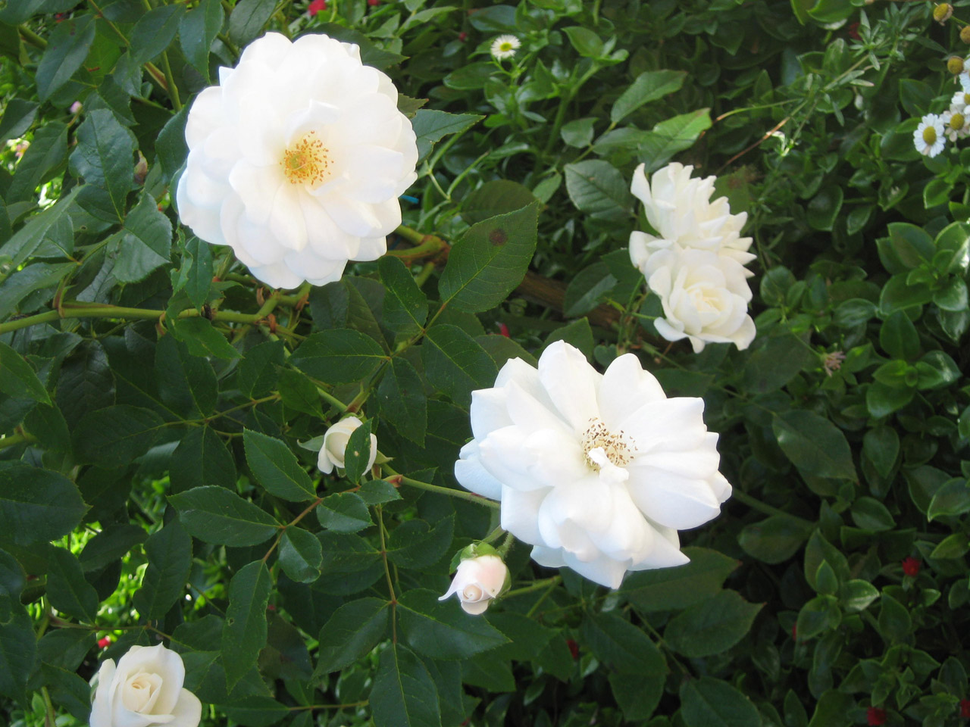
#> input picture week_11_image_processing/point_operators/flower.PNG, 970 x 727 px, shrunk from 1280 x 960 before the run
$ jupyter execute Histogram_Plot_of_Images_and_Equalization.ipynb   (shell and % lines are left out)
#> lines starting #> are read from the running program, lines starting #| are printed output that depends on the picture; after the words box and inside, x2 and y2 are one past the last pixel; in counts of white or black regions, pixels touching at a corner belong together
# __Histograms__

## Learning Outcome

In this section, you'll learn to:

- Plot and analyse Image histogram
- Use Histogram equalization to adjust the brightness and contrast of an image

## __Introduction__

__What is Histogram?__

In general histogram is a frequency distribution.

__So what is Image histogram ?__

* A Image histogram is a graph, that gives you the pixel intensity distribution of an image.
Pixel intensity value of 8-bit image ranges form 0-255.

In this entire tutorial I'll use 8-bit grayscale image.

Looking at the histogram of an image, you get an intuition about:

* contrast,
* brightness,
* intensity distribution, etc.

Therefore It is just another way of understanding the Picture.

## Example

<image>
<center>

<Figcaption>Figure 1: Image and its histogram</Figcaption>
</center>
</image>

In `Figure 1:` you can see Image and its Histogram. It is a 8-bit grayscale Image whose pixel intensity value ranges from $0$ to $2^8 -1 =255 ~~or~~ [0, 255]$.
In the image histogram, you can see:

* Excess dark and light range values along with under-populated mid-tones.
Dark is due to grass and light is due to flower petals.

It means the lighting is low.

Note:

* `0` is `black` color and `255` is `white` color in 8 bit grayscale image.

If we look at the image qualiatively, we can see there are a lot of dark areas. This is due to the leaves and other artifacts. The flower petals on the other hand are bright. This information is presented in the histogram.

_The area where most of the brightness values are present is called the "tonal range." It varies from Image to Image._

## 1. Compute Histogram using OpenCV

From histogram you can find:
* Minimum value of pixel intensity
* Maximum value of pixel intensity
* Average values of pixel intensity

You can use [cv2.calcHist()](https://docs.opencv.org/trunk/d6/dc7/group__imgproc__hist.html#ga4b2b5fd75503ff9e6844cc4dcdaed35d)
function to find the histogram.

     cv2.calcHist(images, channels, mask, histSize, ranges[, hist[, accumulate]])

* images: it is the source image of type uint8 or float32. It should be given in square brackets, i.e., "[img]."

* channels: it is also given in square brackets. It is the index of the channel for which we calculate the histogram. For example, if the input is a grayscale image, its value is [0]. For a color image, you can pass [0], [1], or [2] to calculate a histogram of blue, green, or red channels, respectively.

* mask: mask image. For the histogram of the full image, it is given as "None." But if you want to find a histogram of a particular region of the image, you have to create a mask image and give it as a mask.

* histSize: this represents our BIN count. Need to be given in square brackets. For full scale, we pass [256].

* ranges: this is our RANGE. Normally, it is $\text{[0,256]}$ (for full-grayscale image).

[cell 1]
import cv2
import numpy as np
from matplotlib import pyplot as plt
img = cv2.imread('flower.PNG')
#> img is the input picture: shape (727, 970, 3); mean B, G, R 66.7, 92.9, 76.2

[cell 2]
plt.imshow(img, cmap= 'gray')

[cell 3]
min_val = 0
max_val = 256

[cell 4]
hist = cv2.calcHist([img],[0],None,[256],[min_val,max_val])
#> hist = 256 values, max 20429 at index 26, min 113 at index 142, mean 2754.6

To learn more about these parameter click [Here](https://docs.opencv.org/trunk/d1/db7/tutorial_py_histogram_begins.html)

[cell 5]
hist.shape # 8 bit channel so 2^8
#> Out = (256, 1)

_hist is a 256x1 array._
* bins = 256

## What is bins?

8 bit Image contains pixel intensity in the range $\text{[0−255]}.$  If you count how many pixel values does $\text{[0−15]}$ has then it is called bins.  The above output $\text{bins= 256}$ gives range of information value for full scale image histogram. Because you have passed $\text{256}$ as $\text{histSize}$ argument.

* $\text{histSize}$ : It represents BIN count.You should pass it on square brackets. In our example above, we have used a full-scale histogram. Therefore we passed $\text{[256]}$

You can change the $\text{histSize}$ parameter to get different histogram. I will change $\text{histSize}$ and compare different histogram plots.

## 2. Histogram Calculation in Numpy

Numpy also provides you a function, [np.histogram()](https://numpy.org/doc/stable/reference/generated/numpy.histogram.html).

    hist,bins = np.histogram(img.ravel(),256,[0,256])

[cell 6]
hist,bins = np.histogram(img.ravel(),max_val,[min_val,max_val])
#> hist = 256 values, max 36626 at index 32, min 123 at index 1, mean 8263.9; bins = 257 values from 0 to 256
print(hist.shape)
#| (256,)
print(bins.shape)
#| (257,)

bins is 257 why? [Click](https://docs.opencv.org/master/d1/db7/tutorial_py_histogram_begins.html)

__Note:__

* If you want to plot a histogram OpenCV is faster than numpy.

## __Plotting Histograms__

There are two ways for this,

- Using matplotlib
- Using OpenCV

__Matplotlib__

Matplotlib directly finds the histogram and plot it. you donot need  `calcHist() or np.histogram()` function.

__Example__

[cell 7]
import cv2
import numpy as np
from matplotlib import pyplot as plt
img = cv2.imread('flower.PNG',0)
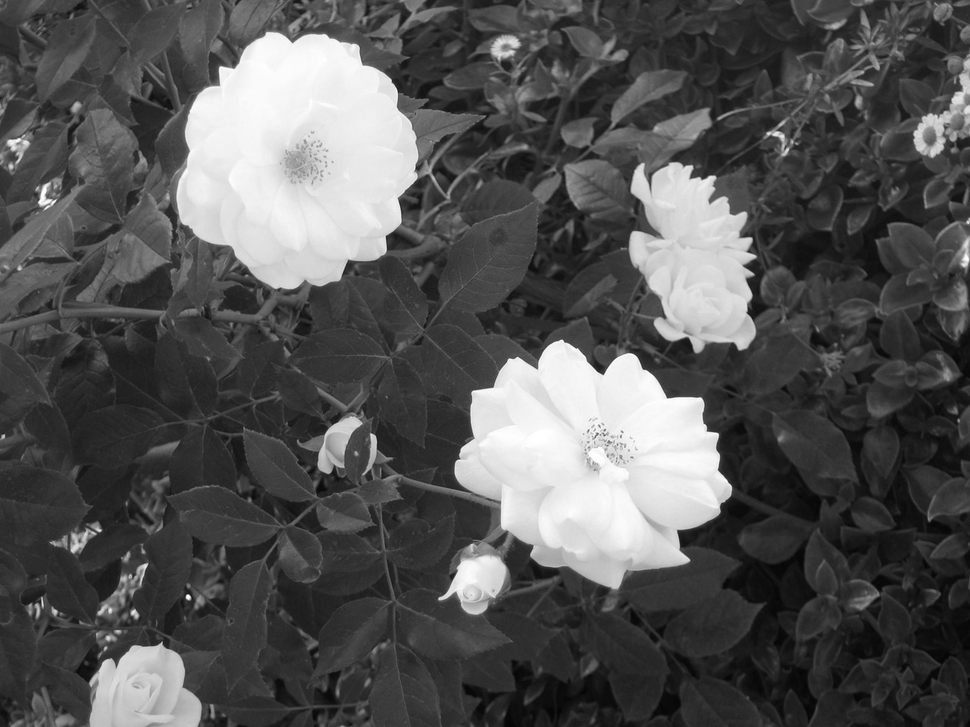
#> img: shape (727, 970); min 4, max 255, mean 84.4
plt.imshow(img,cmap='gray')

[cell 8]
plt.hist(img.ravel(),max_val,[min_val,max_val],color='blue')
plt.xlabel("Histogram")
# plt.savefig('histogram.PNG')
plt.show()
#> figure, not shown here; tallest bar 13611 high, from x = 45 to 46

[cell 9]
new_image = cv2.convertScaleAbs(img, alpha=2.5, beta=5)
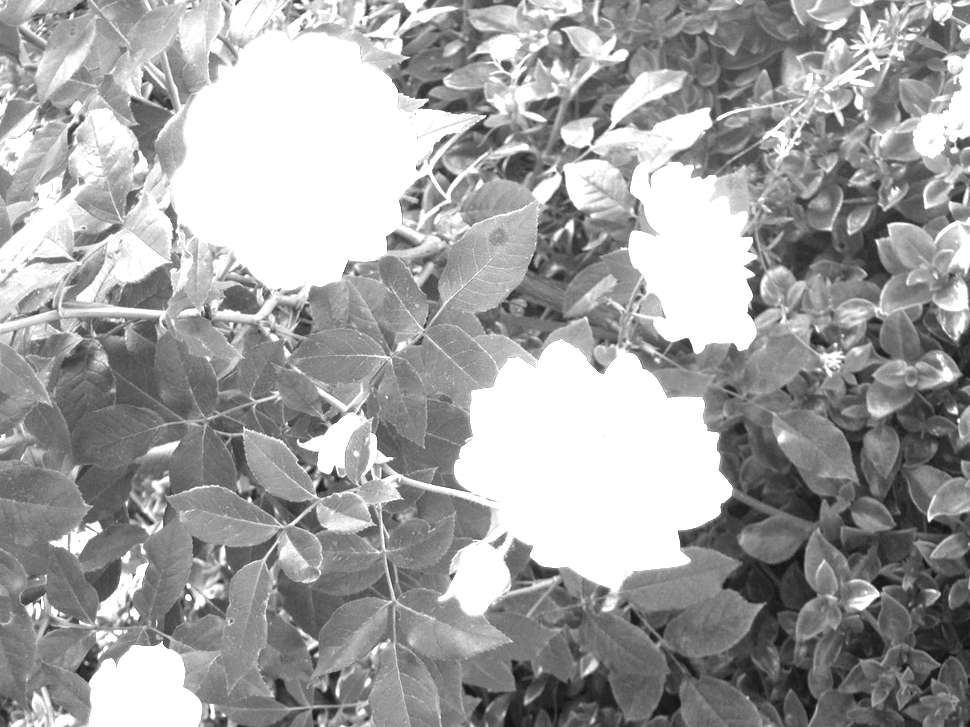
#> new_image: shape (727, 970); min 15, max 255, mean 161.1

[cell 10]
plt.imshow(new_image,cmap='gray')

[cell 11]
plt.hist(new_image.ravel(),max_val,[min_val,max_val])
plt.xlabel("Histogram")
plt.show()
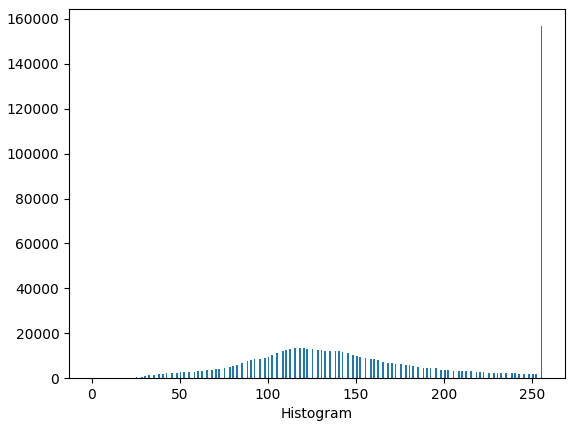
#> figure drawn by matplotlib, 1 panel; tallest bar 156770 high, from x = 255 to 256

Now the pixel is densly distributed in range 50-255.

__Using OpenCV__

Use [cv2.calcHist()](https://docs.opencv.org/master/d1/db7/tutorial_py_histogram_begins.html)(in-built function in OpenCV) to find the histogram.

[cell 12]
# find frequency of pixels in range 0-255
histr = cv2.calcHist([img],[0],None,[max_val],[min_val,max_val])
#> histr = 256 values, max 13611 at index 45, min 0 at index 0, mean 2754.6
# show the plotting graph of an image
plt.plot(histr)
plt.show()
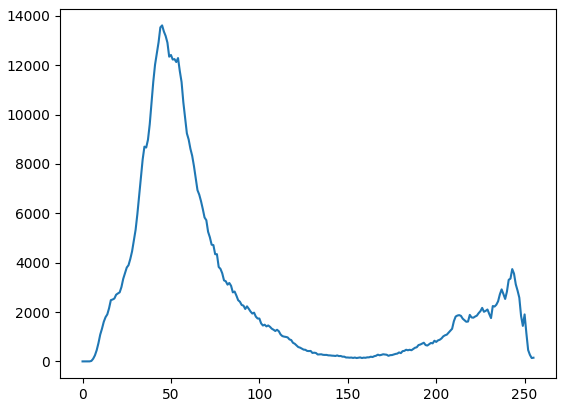
#> figure drawn by matplotlib, 1 panel; curve peaks at x = 45, y = 13611

Let's change the $\text{histSize}$ parameter and visulaize the results. I will use:

* $\text{histSize} = 32$
*  $\text{histSize} = 64$
* $\text{histSize} = 150$
* $\text{histSize} = 256$

Calculate the histogram for the given  $\text{histSize}$ parameter.

[cell 13]
histogram32  = cv2.calcHist([img],[0],None,[32],[min_val,max_val])
#> histogram32 = 32 values, max 102423 at index 5, min 370 at index 0, mean 22037.2
histogram64  = cv2.calcHist([img],[0],None,[64],[min_val,max_val])
#> histogram64 = 64 values, max 53685 at index 11, min 0 at index 0, mean 11018.6
histogram150 = cv2.calcHist([img],[0],None,[150],[min_val,max_val])
#> histogram150 = 150 values, max 26974 at index 26, min 0 at index 0, mean 4701.3
histr        = cv2.calcHist([img],[0],None,[256],[min_val,max_val])

Plot the results.

[cell 14]
#@title Change in bins
f, axes = plt.subplots(2, 2 , figsize=(15,10))
axes[0,0].plot(histogram32)
axes[0,1].plot(histogram64)
axes[1,0].plot(histogram150)
axes[1,1].plot(histr)
plt.setp(axes[0,0], xlabel='Image Histogram histSize = 32')
plt.setp(axes[0,1], xlabel='Image Histogram histSize = 64')
plt.setp(axes[1,0], xlabel='Image Histogram histSize = 150')
plt.setp(axes[1,1], xlabel='Image Histogram histSize = 256')
# f.tight_layout()
# plt.savefig('binchange.PNG')
plt.show()
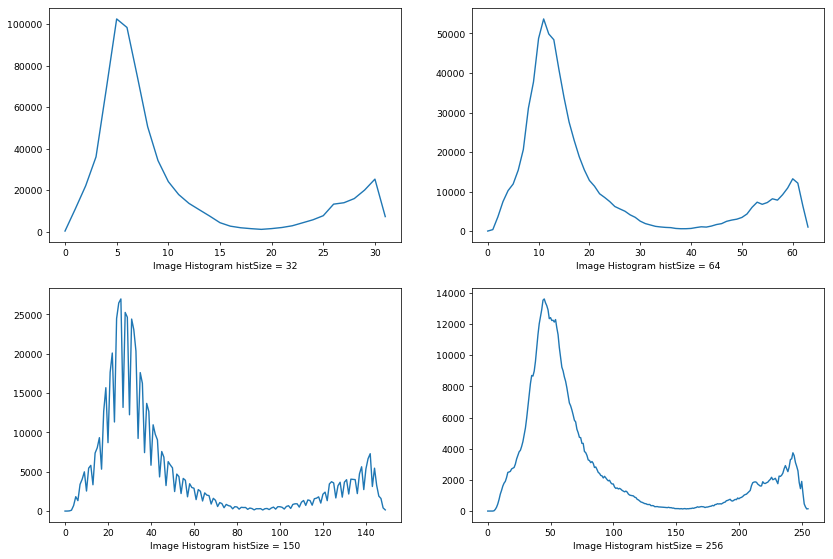
#> figure drawn by matplotlib, 4 panels; panel 1: curve peaks at x = 5, y = 102423; panel 2: curve peaks at x = 11, y = 53685; panel 3: curve peaks at x = 26, y = 26974; panel 4: curve peaks at x = 45, y = 13611

Change in $\text{histSize}$ parameter gives different histogram. You can notice the difference on each peak of a histogram and the histogram scale on the x and y-axis.

# __Histogram Equalization__

## __Introduction__

The goal of histogram equalization is to find and apply a point operation such that the histogram of the modified image is flat. Therefore histogram equalization can be used to improve contrast of Image. $ _{[1]}$

* Histogram equalization is a method in image processing of contrast enhancement using the image's histogram.

* Equalization of histograms is the best approach for improving images. It delivers better image quality without any loss of information. $ _{[2]}$

* In Histogram equalization, contrast doesn't always need to increase. There may be some cases were histogram equalization can be worse. In those cases, the contrast decreases.

<image>
<center>

<Figcaption>Figure 2: Histogram equalization</Figcaption>

</center>
</image>

`Figure 1` contains excess dark and light values.

What if you can brighten some dark values and darken some light values at the same time while still using the full extent of the available dynamic range?
You can find intensity mapping function $f(I)$ to make resulting histogram flat. This process is called Histogram equalization. $_{[3]}$

__Histograms Equalization in Numpy: [Click](https://opencv-python-tutroals.readthedocs.io/en/latest/py_tutorials/py_imgproc/py_histograms/py_histogram_equalization/py_histogram_equalization.html)__

## __Histograms Equalization in OpenCV__

You can use [cv2.equalizeHist(src)](https://docs.opencv.org/master/d5/daf/tutorial_py_histogram_equalization.html) for histogram equalization.

[cell 15]
import cv2
import numpy as np
from matplotlib import pyplot as plt
img = cv2.imread('flower.PNG',0)

[cell 16]
equ = cv2.equalizeHist(img)
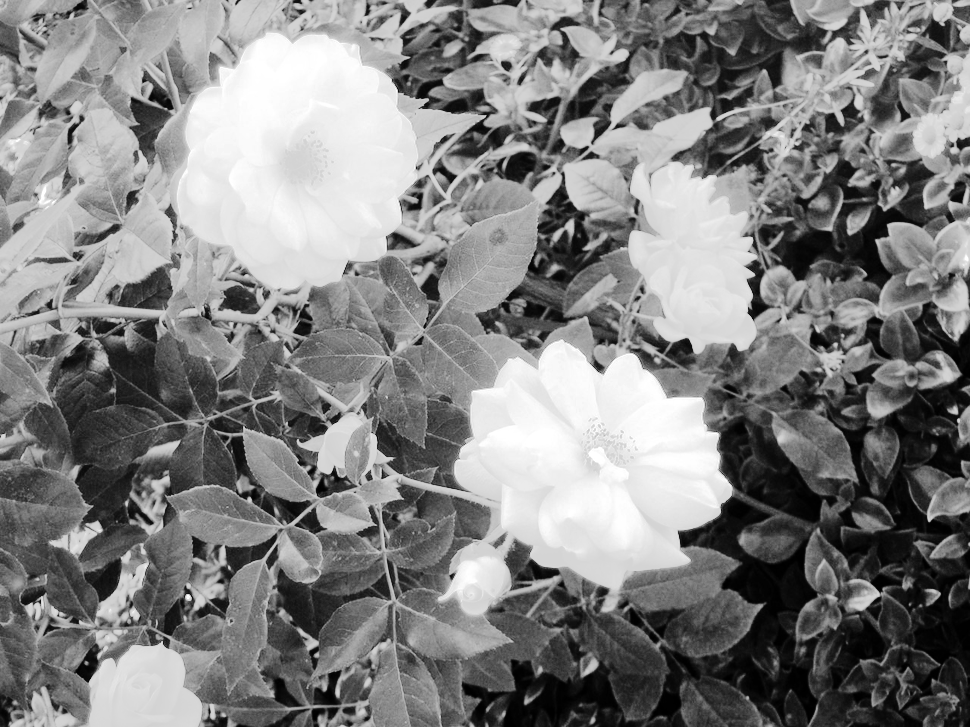
#> equ: shape (727, 970); min 0, max 255, mean 128.8

__HIstogram Plot__

[cell 17]
f, axes = plt.subplots(2, 2 , figsize=(15,10))
axes[0,0].imshow(img,cmap='gray')
axes[0,1].imshow(equ,cmap='gray')
axes[1,0].hist(img.flatten(),max_val,[min_val,max_val], color = 'blue')
axes[1,1].hist(equ.flatten(),max_val,[min_val,max_val], color = 'blue')
plt.setp(axes[0,0], title='Image Before Histogram Equalization')
plt.setp(axes[0,1], title='Image After Histogram Equalization')
plt.setp(axes[1,0], xlabel='Image Histogram Before Histogram Equalization')
plt.setp(axes[1,1], xlabel='Image Histogram After Histogram Equalization')
# f.tight_layout()
# plt.savefig('equalization.PNG')
plt.show()
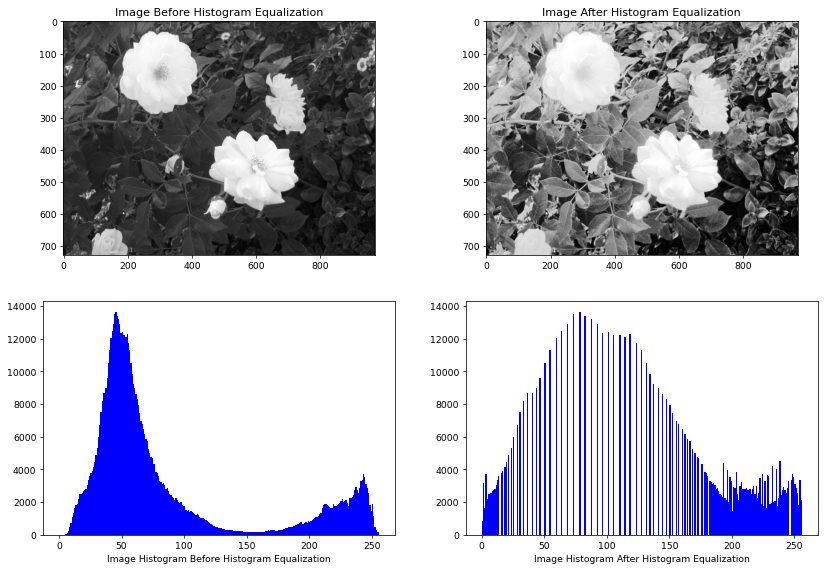
#> figure drawn by matplotlib, 4 panels; panel 3: tallest bar 13611 high, from x = 45 to 46; panel 4: tallest bar 13611 high, from x = 78 to 79

Now you can see a more precise image with its pixels distributed form 0-255.

Suppose you are developing some computer vision applications in which leaf is a crucial element. You cannot deny the presence of leaves; then, you need leaves to be more precise.

As you can see, the equalization of the image made leaves more clear. This operation surely will help with your application.

## __When do Histogram Equalization fail?__

Equalization of the histogram is helpful when the image histogram is limited to a given area. In areas where there are broad differences in intensity, i.e., only both bright and dark pixels are present, it does not function well.

Let's see an example. Let's first create a binary image. In binary Image, there are broad differences in intensity value. Therefore histogram equalization makes no sense here.

__Example__

[cell 18]
circle_image = np.zeros((500, 500), np.uint8) # zero is black
center_coordinates = (250, 250)
radius = 100
cv2.circle(circle_image, center_coordinates, radius, 255, -1) # 1 is white
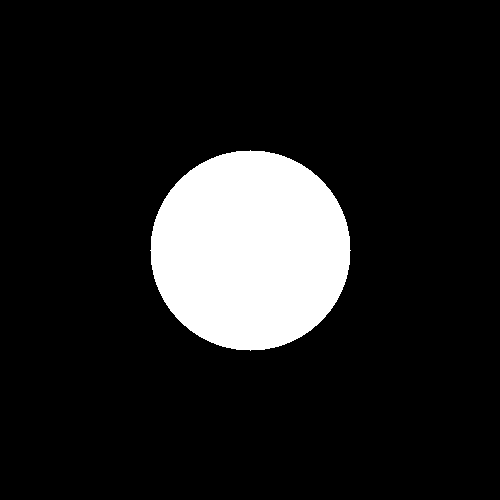
#> circle_image: shape (500, 500); 12.6% white; 1 white region, box (x1, y1, x2, y2) and area: (150, 150, 351, 351) 31417
plt.imshow(circle_image,cmap='gray')
plt.show()

__Plot Histogram.__

[cell 19]
plt.hist(circle_image.ravel(),max_val,[min_val,max_val])
plt.show()
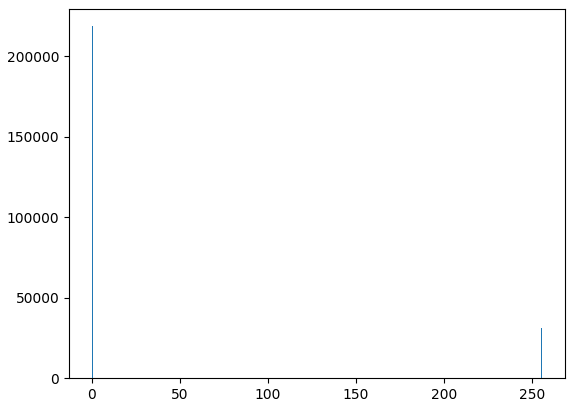
#> figure drawn by matplotlib, 1 panel; tallest bar 218583 high, from x = 0 to 1

Image contains black and white pixels only. That's why bins of the histogram are concentrated on 0 and 255 on the X-axis.

[cell 20]
equ_circle_image = cv2.equalizeHist(circle_image)

[cell 21]
f, axes = plt.subplots(1, 2 , figsize=(10,8))
axes[0].imshow(circle_image,cmap='gray')
axes[1].imshow(equ_circle_image,cmap='gray')
plt.setp(axes[0], xlabel='Image Before Histogram Equalization')
plt.setp(axes[1], xlabel='Image After Histogram Equalization')
plt.show()

[cell 22]
plt.hist(circle_image.ravel(),max_val,[min_val,max_val])
plt.xlabel("Histogram of Image before equalization")
# plt.savefig('hist_be_eq.png', dpi = 500)
plt.show()
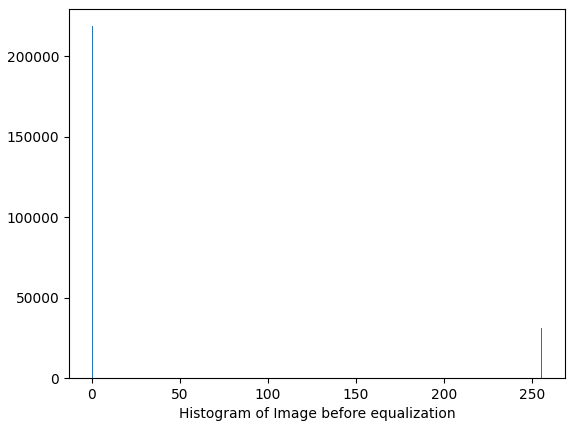
#> figure drawn by matplotlib, 1 panel; tallest bar 218583 high, from x = 0 to 1

[cell 23]
plt.hist(equ_circle_image.ravel(),max_val,[min_val,max_val])
plt.xlabel("Histogram after equalization")
# plt.savefig('hist_af_eq.png', dpi = 500)
plt.show()
#> figure, not shown here; tallest bar 218583 high, from x = 0 to 1
